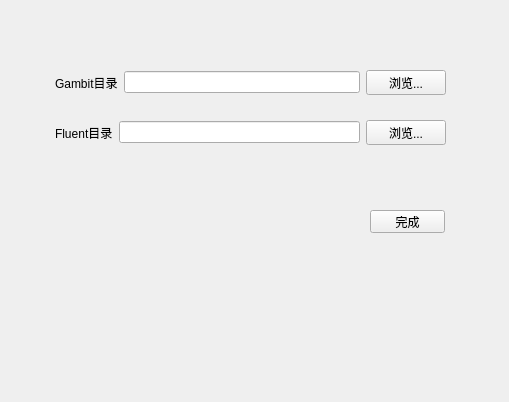
<?xml version="1.0" encoding="UTF-8"?>
<ui version="4.0">
 <class>Settings</class>
 <widget class="QWidget" name="Settings">
  <property name="geometry">
   <rect>
    <x>0</x>
    <y>0</y>
    <width>509</width>
    <height>402</height>
   </rect>
  </property>
  <property name="windowTitle">
   <string>Form</string>
  </property>
  <widget class="QPushButton" name="done">
   <property name="geometry">
    <rect>
     <x>370</x>
     <y>210</y>
     <width>75</width>
     <height>23</height>
    </rect>
   </property>
   <property name="text">
    <string>完成</string>
   </property>
  </widget>
  <widget class="QWidget" name="layoutWidget">
   <property name="geometry">
    <rect>
     <x>55</x>
     <y>70</y>
     <width>391</width>
     <height>25</height>
    </rect>
   </property>
   <layout class="QHBoxLayout" name="horizontalLayout">
    <item>
     <widget class="QLabel" name="gambitlabel">
      <property name="text">
       <string>Gambit目录</string>
      </property>
     </widget>
    </item>
    <item>
     <widget class="QLineEdit" name="gambitlineedit"/>
    </item>
    <item>
     <widget class="QPushButton" name="gambitliulan">
      <property name="text">
       <string>浏览...</string>
      </property>
     </widget>
    </item>
   </layout>
  </widget>
  <widget class="QWidget" name="layoutWidget">
   <property name="geometry">
    <rect>
     <x>55</x>
     <y>120</y>
     <width>391</width>
     <height>25</height>
    </rect>
   </property>
   <layout class="QHBoxLayout" name="horizontalLayout_2">
    <item>
     <widget class="QLabel" name="fluentlabel">
      <property name="text">
       <string>Fluent目录</string>
      </property>
     </widget>
    </item>
    <item>
     <widget class="QLineEdit" name="fluentlineedit"/>
    </item>
    <item>
     <widget class="QPushButton" name="fluentliulan">
      <property name="text">
       <string>浏览...</string>
      </property>
     </widget>
    </item>
   </layout>
  </widget>
 </widget>
 <resources/>
 <connections/>
</ui>
